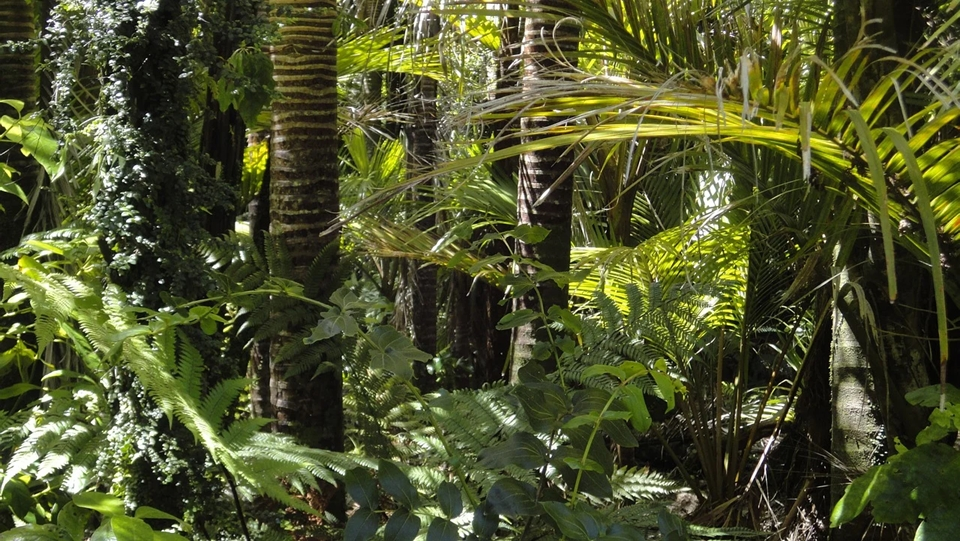
#> input picture jungle1.png, 960 x 541 px, found by its file name
$ python test3_threshold.py
#> lines starting #> are read from the running program, lines starting #| are printed output that depends on the picture; after the words box and inside, x2 and y2 are one past the last pixel; in counts of white or black regions, pixels touching at a corner belong together
import cv2
import numpy as np

def image_binary():
    img = cv2.imread('jungle1.png', cv2.IMREAD_COLOR)
#> img is the input picture: shape (541, 960, 3); mean B, G, R 44.2, 82.4, 77.7

    gray = cv2.cvtColor(img, cv2.COLOR_BGR2GRAY)
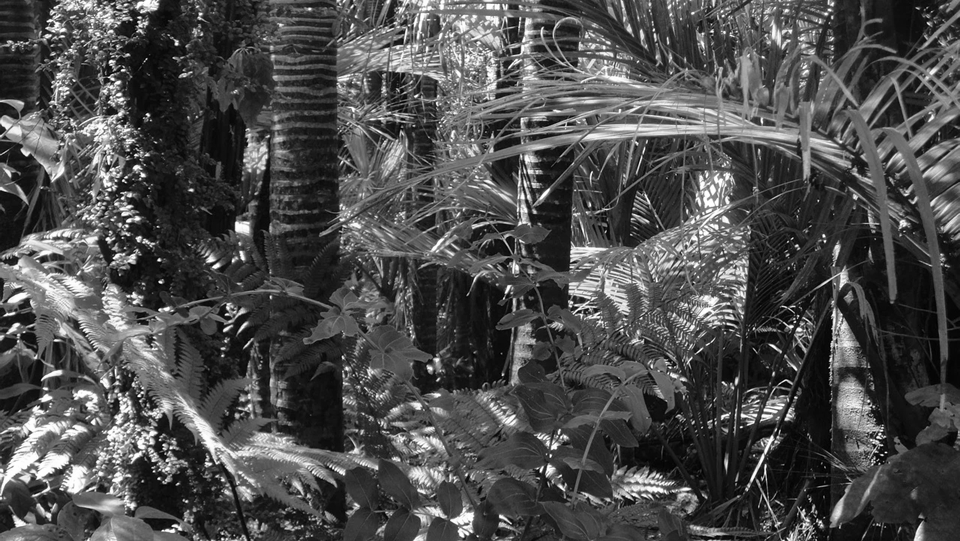
#> gray: shape (541, 960); min 0, max 255, mean 76.6
    ret, dst = cv2.threshold(gray, 50, 255, cv2.THRESH_BINARY)
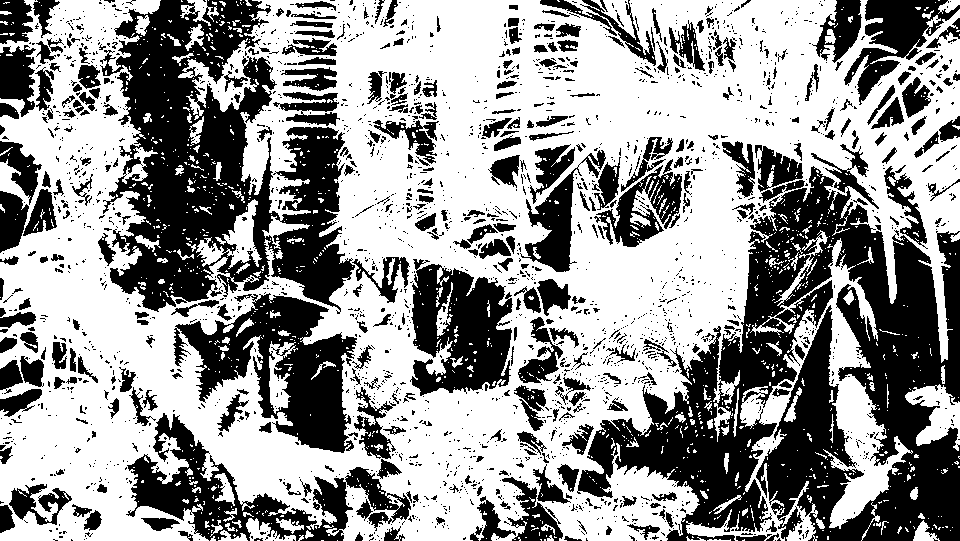
#> dst: shape (541, 960); 58.9% white; 2294 black regions (1916 under 20 px), largest, box (x1, y1, x2, y2) and area: (577, 144, 960, 541) 64791, (100, 0, 355, 314) 40375, (173, 293, 357, 453) 13316

    cv2.imshow('JetsonNano_Original', img)
    cv2.imshow('JetsonNano_Binary', dst)

    cv2.waitKey(0)
    cv2.destroyAllWindows()


if __name__ == "__main__":
    image_binary()

$ run again, with monkey1.png copied over jungle1.png
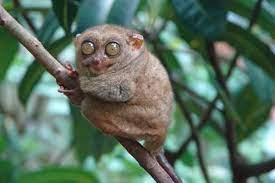
#> input picture monkey1.png, 275 x 183 px, found by its file name
#> in image_binary, img is the input picture: shape (183, 275, 3); mean B, G, R 98.2, 114.2, 91.1
#> in image_binary, `gray = cv2.cvtColor(img, cv2.COLOR_BGR2GRAY)`:
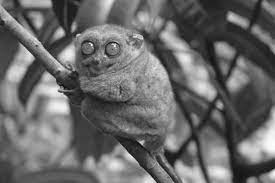
#> gray: shape (183, 275); min 3, max 254, mean 105.5
#> in image_binary, `ret, dst = cv2.threshold(gray, 50, 255, cv2.THRESH_BINARY)`:
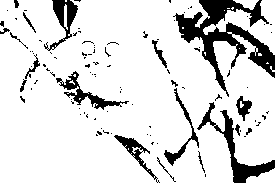
#> dst: shape (183, 275); 85.8% white; 103 black regions (84 under 20 px), largest, box (x1, y1, x2, y2) and area: (173, 0, 275, 97) 3021, (197, 102, 275, 183) 1090, (56, 71, 129, 110) 588

$ run again, with rgb_header.png copied over jungle1.png
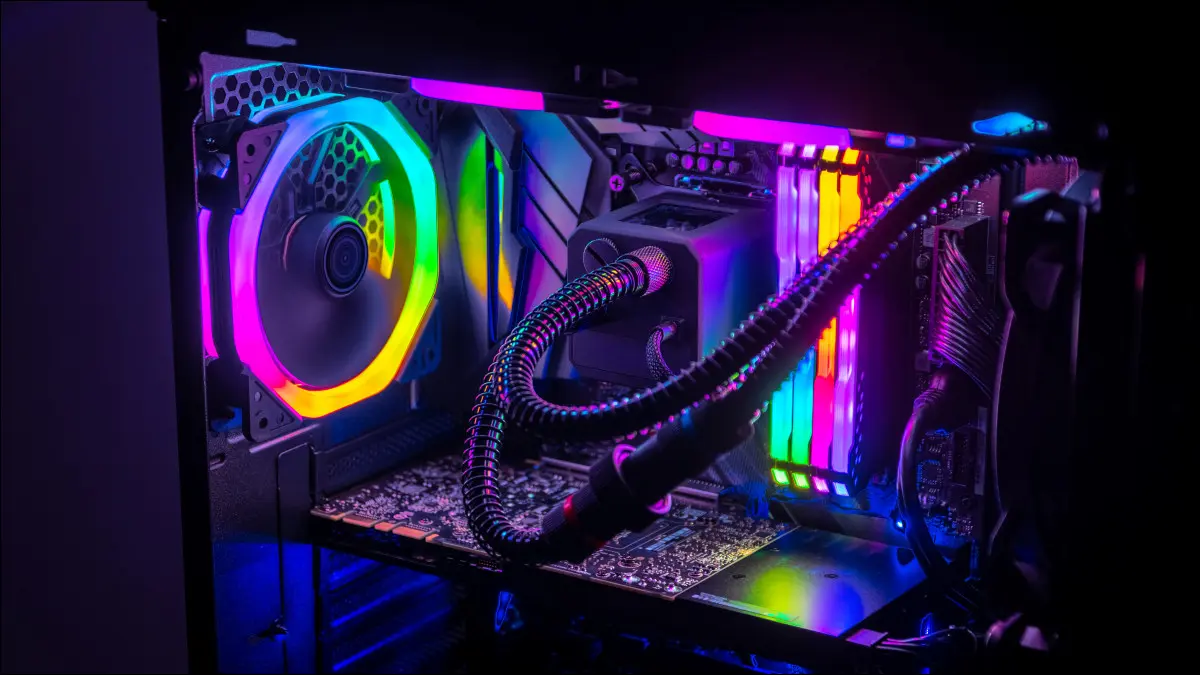
#> input picture rgb_header.png, 1200 x 675 px, found by its file name
#> in image_binary, img is the input picture: shape (675, 1200, 3); mean B, G, R 60, 23.8, 33.5
#> in image_binary, `gray = cv2.cvtColor(img, cv2.COLOR_BGR2GRAY)`:
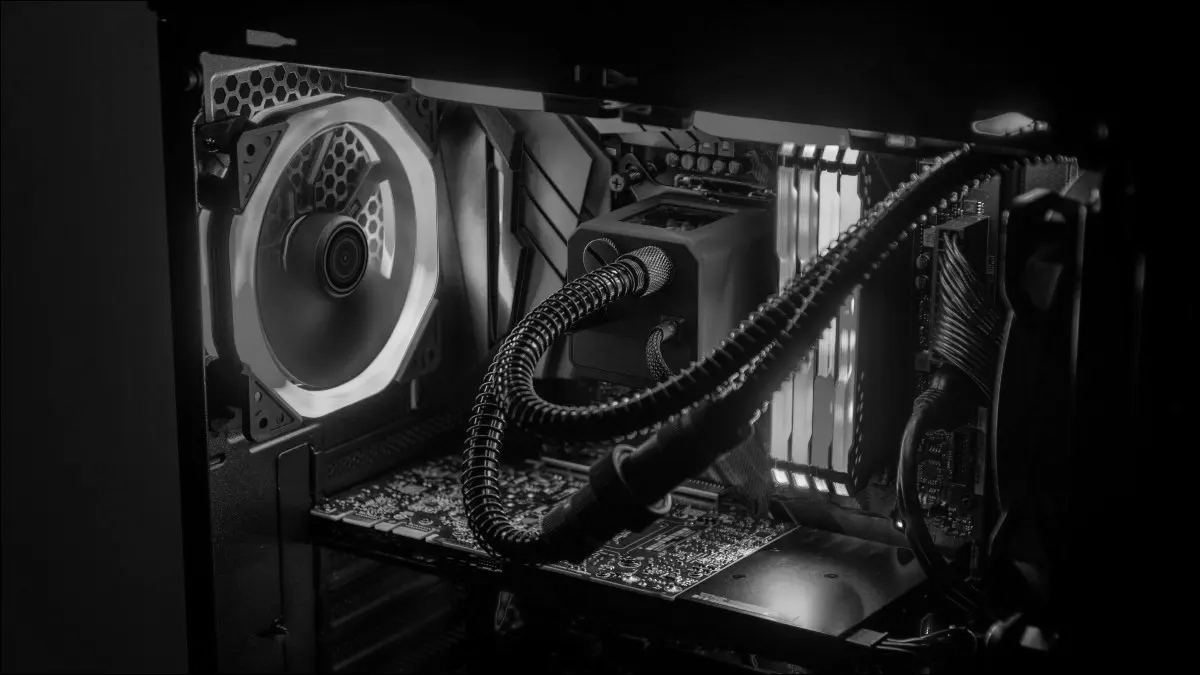
#> gray: shape (675, 1200); min 0, max 250, mean 30.8
#> in image_binary, `ret, dst = cv2.threshold(gray, 50, 255, cv2.THRESH_BINARY)`:
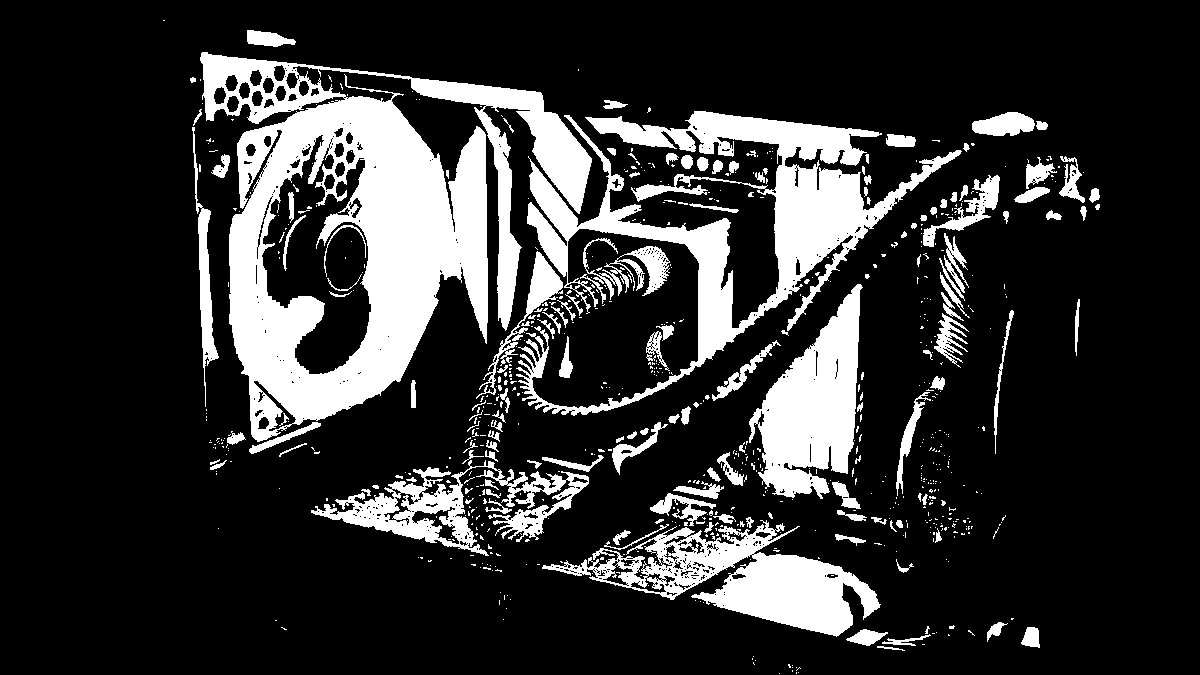
#> dst: shape (675, 1200); 19.2% white; 748 white regions (599 under 20 px), largest, box (x1, y1, x2, y2) and area: (200, 52, 592, 442) 62034, (516, 111, 962, 416) 30781, (542, 520, 881, 637) 14364
